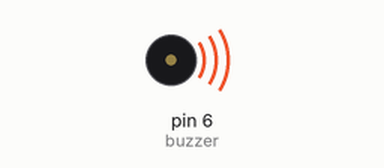
Bench run of a sketch on a simulated Arduino Uno, built with avr-gcc and run on an emulated ATmega328P. On the bench: buzzer (waves = sounding).

Above: at 1.6 s.
At 32.72 s:
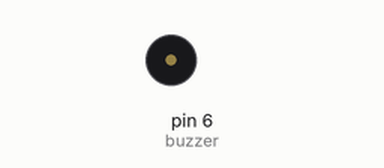
Timing chart, 0 to 33.1 s (numbered marks = the images above):
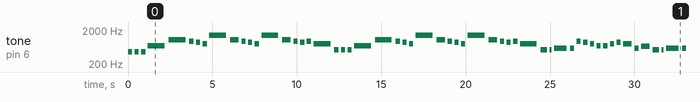

The sketch:

final.ino
```cpp
#include <SoftwareSerial.h>

SoftwareSerial mySerial(4, 5); // RX, TX


#define NOTE_B0  31                                                                                       //BUZZER
#define NOTE_C1  33                                                                                       //BUZZER
#define NOTE_CS1 35                                                                                       //BUZZER
#define NOTE_D1  37                                                                                       //BUZZER
#define NOTE_DS1 39                                                                                       //BUZZER
#define NOTE_E1  41                                                                                       //BUZZER
#define NOTE_F1  44                                                                                       //BUZZER
#define NOTE_FS1 46                                                                                       //BUZZER
#define NOTE_G1  49                                                                                       //BUZZER
#define NOTE_GS1 52                                                                                       //BUZZER
#define NOTE_A1  55                                                                                       //BUZZER
#define NOTE_AS1 58                                                                                       //BUZZER
#define NOTE_B1  62                                                                                       //BUZZER
#define NOTE_C2  65                                                                                       //BUZZER
#define NOTE_CS2 69                                                                                       //BUZZER
#define NOTE_D2  73                                                                                       //BUZZER
#define NOTE_DS2 78                                                                                       //BUZZER
#define NOTE_E2  82                                                                                       //BUZZER
#define NOTE_F2  87                                                                                       //BUZZER
#define NOTE_FS2 93                                                                                       //BUZZER
#define NOTE_G2  98                                                                                       //BUZZER
#define NOTE_GS2 104                                                                                      //BUZZER
#define NOTE_A2  110                                                                                      //BUZZER
#define NOTE_AS2 117                                                                                      //BUZZER
#define NOTE_B2  123                                                                                      //BUZZER
#define NOTE_C3  131                                                                                      //BUZZER
#define NOTE_CS3 139                                                                                      //BUZZER
#define NOTE_D3  147                                                                                      //BUZZER
#define NOTE_DS3 156                                                                                      //BUZZER
#define NOTE_E3  165                                                                                      //BUZZER
#define NOTE_F3  175                                                                                      //BUZZER
#define NOTE_FS3 185                                                                                      //BUZZER
#define NOTE_G3  196                                                                                      //BUZZER
#define NOTE_GS3 208                                                                                      //BUZZER
#define NOTE_A3  220                                                                                      //BUZZER
#define NOTE_AS3 233                                                                                      //BUZZER
#define NOTE_B3  247                                                                                      //BUZZER
#define NOTE_C4  262                                                                                      //BUZZER
#define NOTE_CS4 277                                                                                      //BUZZER
#define NOTE_D4  294                                                                                      //BUZZER
#define NOTE_DS4 311                                                                                      //BUZZER
#define NOTE_E4  330                                                                                      //BUZZER
#define NOTE_F4  349                                                                                      //BUZZER
#define NOTE_FS4 370                                                                                      //BUZZER
#define NOTE_G4  392                                                                                      //BUZZER
#define NOTE_GS4 415                                                                                      //BUZZER
#define NOTE_A4  440                                                                                      //BUZZER
#define NOTE_AS4 466                                                                                      //BUZZER
#define NOTE_B4  494                                                                                      //BUZZER
#define NOTE_C5  523                                                                                      //BUZZER
#define NOTE_CS5 554                                                                                      //BUZZER
#define NOTE_D5  587                                                                                      //BUZZER
#define NOTE_DS5 622                                                                                      //BUZZER
#define NOTE_E5  659                                                                                      //BUZZER
#define NOTE_F5  698                                                                                      //BUZZER
#define NOTE_FS5 740                                                                                      //BUZZER
#define NOTE_G5  784                                                                                      //BUZZER
#define NOTE_GS5 831                                                                                      //BUZZER
#define NOTE_A5  880                                                                                      //BUZZER
#define NOTE_AS5 932                                                                                      //BUZZER
#define NOTE_B5  988                                                                                      //BUZZER
#define NOTE_C6  1047                                                                                     //BUZZER
#define NOTE_CS6 1109                                                                                     //BUZZER
#define NOTE_D6  1175                                                                                     //BUZZER
#define NOTE_DS6 1245                                                                                     //BUZZER
#define NOTE_E6  1319                                                                                     //BUZZER
#define NOTE_F6  1397                                                                                     //BUZZER
#define NOTE_FS6 1480                                                                                     //BUZZER
#define NOTE_G6  1568                                                                                     //BUZZER
#define NOTE_GS6 1661                                                                                     //BUZZER
#define NOTE_A6  1760                                                                                     //BUZZER
#define NOTE_AS6 1865                                                                                     //BUZZER
#define NOTE_B6  1976                                                                                     //BUZZER
#define NOTE_C7  2093                                                                                     //BUZZER
#define NOTE_CS7 2217                                                                                     //BUZZER
#define NOTE_D7  2349                                                                                     //BUZZER
#define NOTE_DS7 2489                                                                                     //BUZZER
#define NOTE_E7  2637                                                                                     //BUZZER
#define NOTE_F7  2794                                                                                     //BUZZER
#define NOTE_FS7 2960                                                                                     //BUZZER
#define NOTE_G7  3136                                                                                     //BUZZER
#define NOTE_GS7 3322                                                                                     //BUZZER
#define NOTE_A7  3520                                                                                     //BUZZER
#define NOTE_AS7 3729                                                                                     //BUZZER
#define NOTE_B7  3951                                                                                     //BUZZER
#define NOTE_C8  4186                                                                                     //BUZZER
#define NOTE_CS8 4435                                                                                     //BUZZER
#define NOTE_D8  4699                                                                                     //BUZZER
#define NOTE_DS8 4978                                                                                     //BUZZER
#define REST      0                                                                                       //BUZZER
                                                                                                          //BUZZER
                                                                                                          //BUZZER
                                                                                                          //BUZZER
int tempo = 108;                                                                                          //BUZZER - Vitesse de la musique
int buzzer = 6;                                                                                           //BUZZER - Pin D6 sur le shield grove
int ant = 1;
                                                                                                          //BUZZER
// notes of the moledy followed by the duration.                                                          //BUZZER
// a 4 means a quarter note, 8 an eighteenth , 16 sixteenth, so on                                        //BUZZER
// !!negative numbers are used to represent dotted notes,                                                 //BUZZER
// so -4 means a dotted quarter note, that is, a quarter plus an eighteenth!!                             //BUZZER
                                                                                                          //BUZZER
int melody[] = {                                                                                          //BUZZER
  NOTE_AS4,8, NOTE_AS4,8, NOTE_AS4,8,//1                                                                  //BUZZER
  NOTE_F5,2, NOTE_C6,2,                                                                                   //BUZZER
  NOTE_AS5,8, NOTE_A5,8, NOTE_G5,8, NOTE_F6,2, NOTE_C6,4,                                                 //BUZZER
  NOTE_AS5,8, NOTE_A5,8, NOTE_G5,8, NOTE_F6,2, NOTE_C6,4,                                                 //BUZZER
  NOTE_AS5,8, NOTE_A5,8, NOTE_AS5,8, NOTE_G5,2, NOTE_C5,8, NOTE_C5,8, NOTE_C5,8,                          //BUZZER
  NOTE_F5,2, NOTE_C6,2,                                                                                   //BUZZER
  NOTE_AS5,8, NOTE_A5,8, NOTE_G5,8, NOTE_F6,2, NOTE_C6,4,                                                 //BUZZER
                                                                                                          //BUZZER
  NOTE_AS5,8, NOTE_A5,8, NOTE_G5,8, NOTE_F6,2, NOTE_C6,4, //8                                             //BUZZER
  NOTE_AS5,8, NOTE_A5,8, NOTE_AS5,8, NOTE_G5,2, NOTE_C5,-8, NOTE_C5,16,                                   //BUZZER
  NOTE_D5,-4, NOTE_D5,8, NOTE_AS5,8, NOTE_A5,8, NOTE_G5,8, NOTE_F5,8,                                     //BUZZER
  NOTE_F5,8, NOTE_G5,8, NOTE_A5,8, NOTE_G5,4, NOTE_D5,8, NOTE_E5,4,NOTE_C5,-8, NOTE_C5,16,                //BUZZER
  NOTE_D5,-4, NOTE_D5,8, NOTE_AS5,8, NOTE_A5,8, NOTE_G5,8, NOTE_F5,8,                                     //BUZZER
                                                                                                          //BUZZER
  NOTE_C6,-8, NOTE_G5,16, NOTE_G5,2, REST,8, NOTE_C5,8,//13                                               //BUZZER
  NOTE_D5,-4, NOTE_D5,8, NOTE_AS5,8, NOTE_A5,8, NOTE_G5,8, NOTE_F5,8,                                     //BUZZER
  NOTE_F5,8, NOTE_G5,8, NOTE_A5,8, NOTE_G5,4, NOTE_D5,8, NOTE_E5,4,NOTE_C6,-8, NOTE_C6,16,                //BUZZER
  NOTE_F6,4, NOTE_DS6,8, NOTE_CS6,4, NOTE_C6,8, NOTE_AS5,4, NOTE_GS5,8, NOTE_G5,4, NOTE_F5,8,             //BUZZER
  NOTE_C6,1                                                                                               //BUZZER
};                                                                                                        //BUZZER
                                                                                                          //BUZZER
int notes = sizeof(melody) / sizeof(melody[0]) / 2;                                                       //BUZZER
int wholenote = (60000 * 4) / tempo;                                                                      //BUZZER
                                                                                                          //BUZZER
int divider = 0, noteDuration = 0;                                                                        //BUZZER
                                                                                                          //BUZZER

void setup() {

  // Open serial communications and wait for port to open:
  Serial.begin(9600);
  while (!Serial) {
    ; // wait for serial port to connect. Needed for native USB port only
  }

  // set the data rate for the SoftwareSerial port
  mySerial.begin(9600);

}

void loop() { // run over and over
//  if (mySerial.available()) {n        //pc vers arduino
//    Serial.write(mySerial.read());
//  }
//  if (Serial.available()) {            //arduino vers pc
//    mySerial.write(Serial.read());
//  }

 for (int thisNote = 0; thisNote < notes * 2; thisNote = thisNote + 2) {                                  //BUZZER
    divider = melody[thisNote + 1];                                                                       //BUZZER
    if (divider > 0) {                                                                                    //BUZZER
      noteDuration = (wholenote) / divider;                                                               //BUZZER
    } else if (divider < 0) {                                                                             //BUZZER
      noteDuration = (wholenote) / abs(divider);                                                          //BUZZER
      noteDuration *= 1.5;                                                                                //BUZZER
    }                                                                                                     //BUZZER
    tone(buzzer, melody[thisNote], noteDuration*0.9);                                                     //BUZZER
    delay(noteDuration);                                                                                  //BUZZER
    noTone(buzzer);                                                                                       //BUZZER
    mySerial.write("CAN-85 connected successfully - Ceci est un Cansat, nous sommes pacifiques // This is a Cansat, we're friendly \n");


  }


}
```

Measured:
- by itself, tone on pin 6 (buzzer): plays 466 Hz for 0.25 s, 466 Hz for 0.25 s, 466 Hz for 0.25 s, 698 Hz for 1.0 s, 1047 Hz for 1.0 s, 932 Hz for 0.25 s … (221 notes in this stretch)
